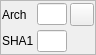
<?xml version="1.0" encoding="UTF-8"?>
<ui version="4.0">
 <class>ArchiveWidget</class>
 <widget class="QWidget" name="ArchiveWidget">
  <property name="geometry">
   <rect>
    <x>0</x>
    <y>0</y>
    <width>96</width>
    <height>55</height>
   </rect>
  </property>
  <property name="windowTitle">
   <string>ArchiveWidget</string>
  </property>
  <layout class="QVBoxLayout" name="verticalLayout">
   <property name="spacing">
    <number>0</number>
   </property>
   <property name="margin">
    <number>0</number>
   </property>
   <item>
    <widget class="QFrame" name="frame">
     <property name="frameShape">
      <enum>QFrame::StyledPanel</enum>
     </property>
     <property name="frameShadow">
      <enum>QFrame::Raised</enum>
     </property>
     <layout class="QGridLayout" name="gridLayout">
      <property name="margin">
       <number>1</number>
      </property>
      <property name="spacing">
       <number>3</number>
      </property>
      <item row="0" column="0">
       <widget class="QLabel" name="lbl_archive">
        <property name="text">
         <string>Arch</string>
        </property>
       </widget>
      </item>
      <item row="0" column="1">
       <widget class="QLineEdit" name="le_archive">
        <property name="readOnly">
         <bool>true</bool>
        </property>
       </widget>
      </item>
      <item row="0" column="2">
       <widget class="QToolButton" name="tb_delete">
        <property name="text">
         <string/>
        </property>
        <property name="icon">
         <iconset resource="../resource/pisido.qrc">
          <normaloff>:/images/delete.png</normaloff>:/images/delete.png</iconset>
        </property>
       </widget>
      </item>
      <item row="1" column="0">
       <widget class="QLabel" name="lbl_sha1">
        <property name="text">
         <string>SHA1</string>
        </property>
       </widget>
      </item>
      <item row="1" column="1">
       <widget class="QLineEdit" name="le_sha1">
        <property name="readOnly">
         <bool>true</bool>
        </property>
       </widget>
      </item>
     </layout>
    </widget>
   </item>
  </layout>
 </widget>
 <tabstops>
  <tabstop>le_archive</tabstop>
  <tabstop>le_sha1</tabstop>
  <tabstop>tb_delete</tabstop>
 </tabstops>
 <resources>
  <include location="../resource/pisido.qrc"/>
 </resources>
 <connections/>
</ui>
